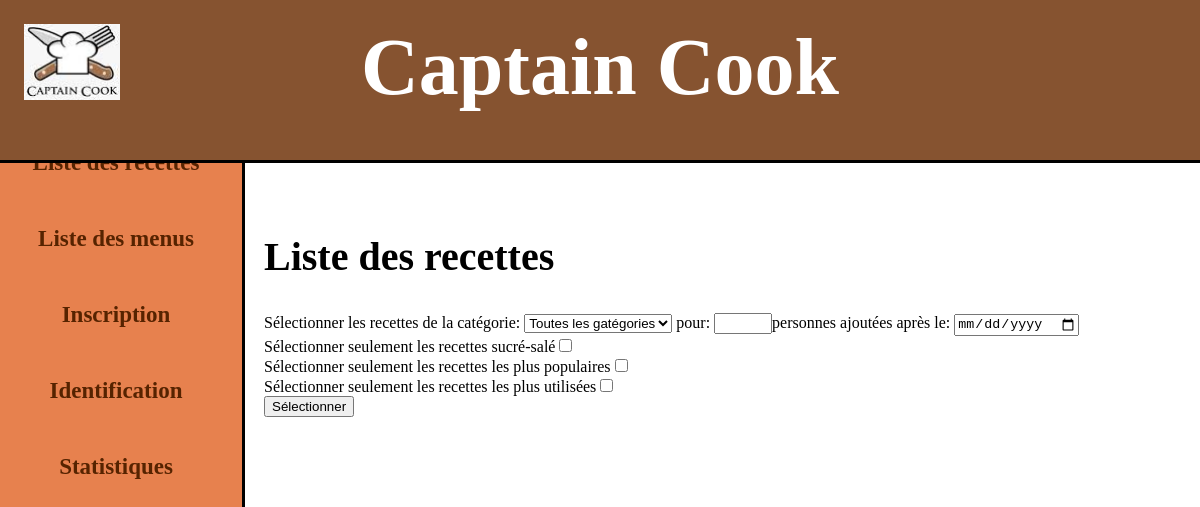
The page /liste_recettes.php on the database as committed earlier.
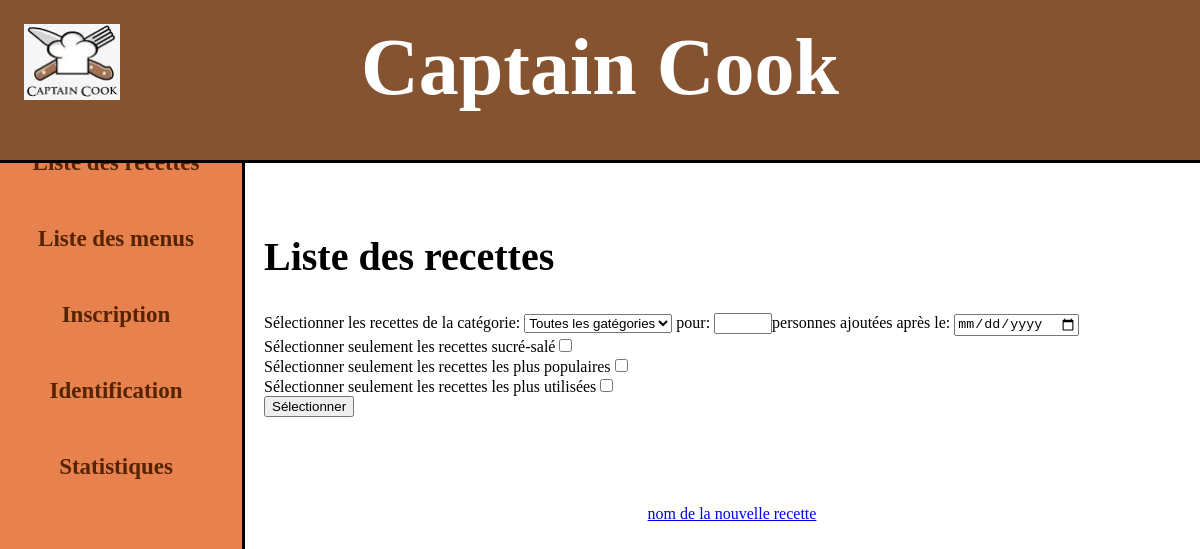
The same page on the database as committed later.
### tables this page shows
CREATE TABLE IF NOT EXISTS `Recettes_de_cuisine` (
  `id_recette` int(11) NOT NULL AUTO_INCREMENT,
  `nom_recette` varchar(255) NOT NULL,
  `date_ajout` date NOT NULL,
  `nombre_personnes` int(11) NOT NULL,
  `temps_preparation` time NOT NULL,
  `temps_cuisson` time NOT NULL,
  `id_internaute` int(11) DEFAULT NULL,
  PRIMARY KEY (`id_recette`),
  KEY `id_internaute` (`id_internaute`)
);

### liste_recettes.php (the view, shortened to what this page needs)
<?php include("ouvrir_base.php"); ?>
<!DOCTYPE html>
<html>
<?php include("head_html.php"); ?>
<body>
<?php include("table_matieres.php"); ?>
<section id="contenu">
<h2>Liste des recettes</h2>
<form method="post" action="./liste_recettes.php">
<label for="categorie">Sélectionner les recettes de la catégorie: </label><select name="categorie" id="categorie">
<option value="toutes" <?php if(!isset($_POST['categorie']) || $_POST['categorie']) echo "selected"; ?>>Toutes les gatégories
<?php
$categories = $bdd->query('SELECT nom_categorie FROM Categories');
while($cat = $categories->fetch()){
	echo "<option value='" . $cat['nom_categorie'] ."'";
	if (isset($_POST['categorie']) && $_POST['categorie'] ==  $cat['nom_categorie'])
		echo " selected";
	echo ">". $cat['nom_categorie'];
}
?>
</select>
<span title="laisser vide pour ignorer">
<label for="nb_personnes">pour: </label><input type="number" name="nb_personnes" id="nb_personnes" min=0 style="width:50px;"
<?php if(isset($_POST['nb_personnes']))
	echo "value='". $_POST['nb_personnes'] ."'";
?>
/><label for="nb_personnes">personnes </label>
<label for="date">ajoutées après le: </label><input type="date" name="date" id="date" placeholder="jj/mm/aaaa" maxlength="10" style="width:80;"
<?php if(isset($_POST['date']))
	echo "value='". $_POST['date'] ."'";
?>
/>
</span><br />
<label for="sucre_sale">Sélectionner seulement les recettes sucré-salé</label><input type="checkbox" name="sucre_sale" id="sucre_sale"
<?php if(isset($_POST['sucre_sale']) && $_POST['sucre_sale'] == true)
	echo " checked";
?>
/> <br />
<label for="top">Sélectionner seulement les recettes les plus populaires</label><input type="checkbox" name="top" id="top"
<?php if(isset($_POST['top']) && $_POST['top'] == true)
	echo " checked";
?>
/> <br />
<label for="commune">Sélectionner seulement les recettes les plus utilisées</label><input type="checkbox" name="commune" id="commune"
<?php if(isset($_POST['commune']) && $_POST['communes'] == true)
	echo " checked";
?>
/> <br />
<input type="submit" value="Sélectionner" />
</form>
<br>
<br><br><br>
<?php
$nb_req = 0;
$sous_req1 = '';
$from = 'Recettes_de_cuisine R ';
$where = '';
$sous_req2 = 'SELECT R.id_recette,nom_recette FROM '. $from . $where;
$requette = '';
if ($nb_req > 0){
$requette = 'SELECT SOUS_REQ1.* FROM ('. $sous_req1 .') AS SOUS_REQ1
						INNER JOIN ('. $sous_req2 .') AS SOUS_REQ2 ON SOUS_REQ1.id_recette = SOUS_REQ2.id_recette';
}
else{
	$requette = $sous_req2;
}
$recettes = $bdd->query($requette);
while ($rec = $recettes->fetch()){
	echo '<p> <a href="affichage_recette.php?id_recette='.$rec['id_recette'].'">'. $rec['nom_recette'].'</a> </p>';
}
?>
</section>
</body>
</html>

Rows that differ between the two databases and show on the page:
added recettes_de_cuisine: nom_recette "nom de la nouvelle recette"
